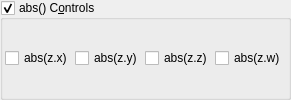
    <widget class="MyGroupBox" name="groupCheck_transf_function_enabled_false">
     <property name="toolTip">
      <string/>
     </property>
     <property name="title">
      <string>abs() C&amp;ontrols</string>
     </property>
     <property name="checkable">
      <bool>true</bool>
     </property>
     <layout class="QVBoxLayout" name="verticalLayout_54">
      <property name="spacing">
       <number>2</number>
      </property>
      <property name="leftMargin">
       <number>2</number>
      </property>
      <property name="topMargin">
       <number>2</number>
      </property>
      <property name="rightMargin">
       <number>2</number>
      </property>
      <property name="bottomMargin">
       <number>2</number>
      </property>
      <item>
       <layout class="QGridLayout" name="gridLayout_2">
        <item row="0" column="2">
         <widget class="MyCheckBox" name="checkBox_transf_function_enabledAz_false">
          <property name="text">
           <string notr="true">abs(z.z)</string>
          </property>
         </widget>
        </item>
        <item row="0" column="0">
         <widget class="MyCheckBox" name="checkBox_transf_function_enabledAx_false">
          <property name="text">
           <string notr="true">abs(z.x)</string>
          </property>
         </widget>
        </item>
        <item row="0" column="1">
         <widget class="MyCheckBox" name="checkBox_transf_function_enabledAy_false">
          <property name="text">
           <string notr="true">abs(z.y)</string>
          </property>
         </widget>
        </item>
        <item row="0" column="3">
         <widget class="MyCheckBox" name="checkBox_transf_function_enabledAw_false">
          <property name="text">
           <string notr="true">abs(z.w)</string>
          </property>
         </widget>
        </item>
       </layout>
      </item>
     </layout>
    </widget>
